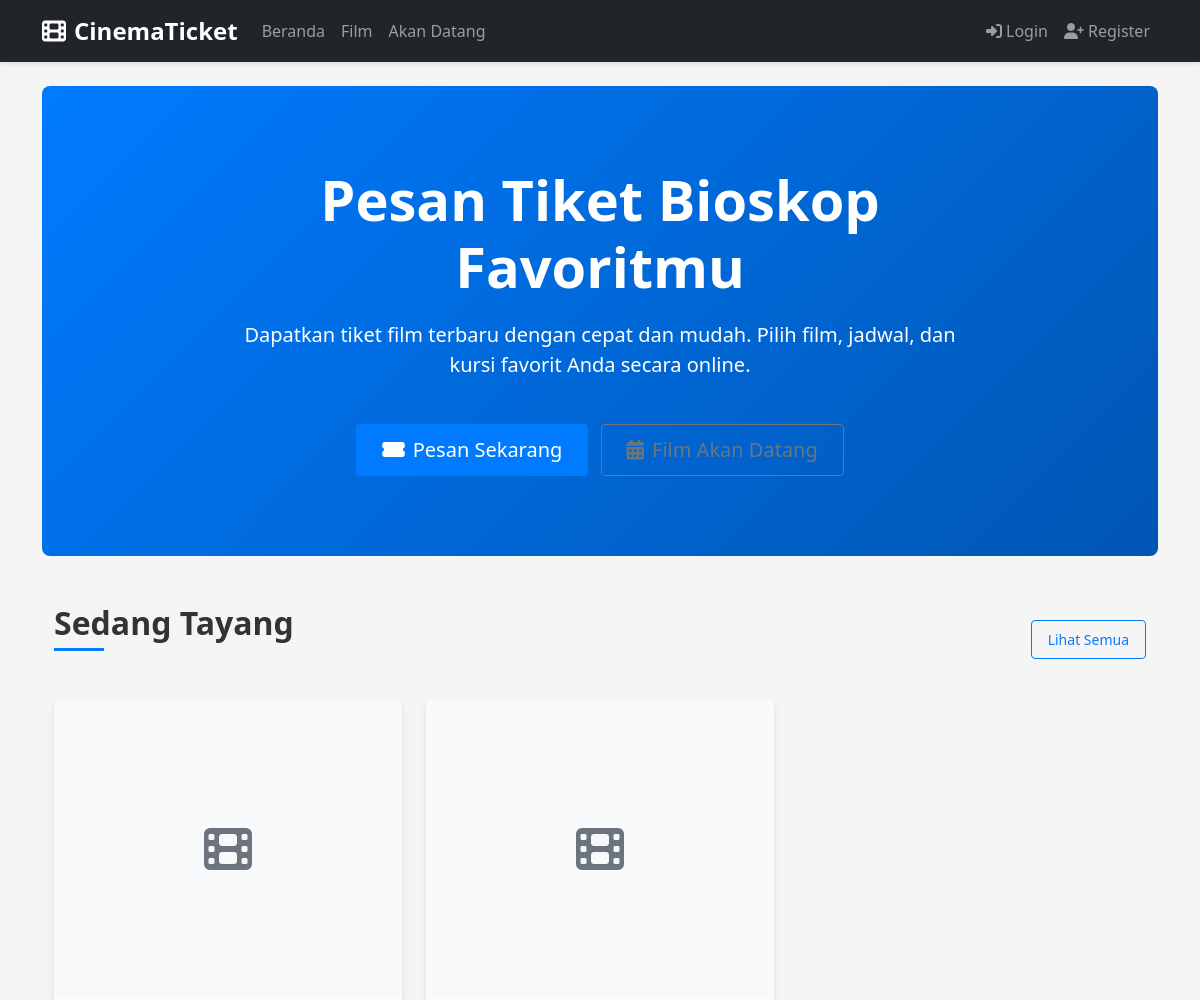
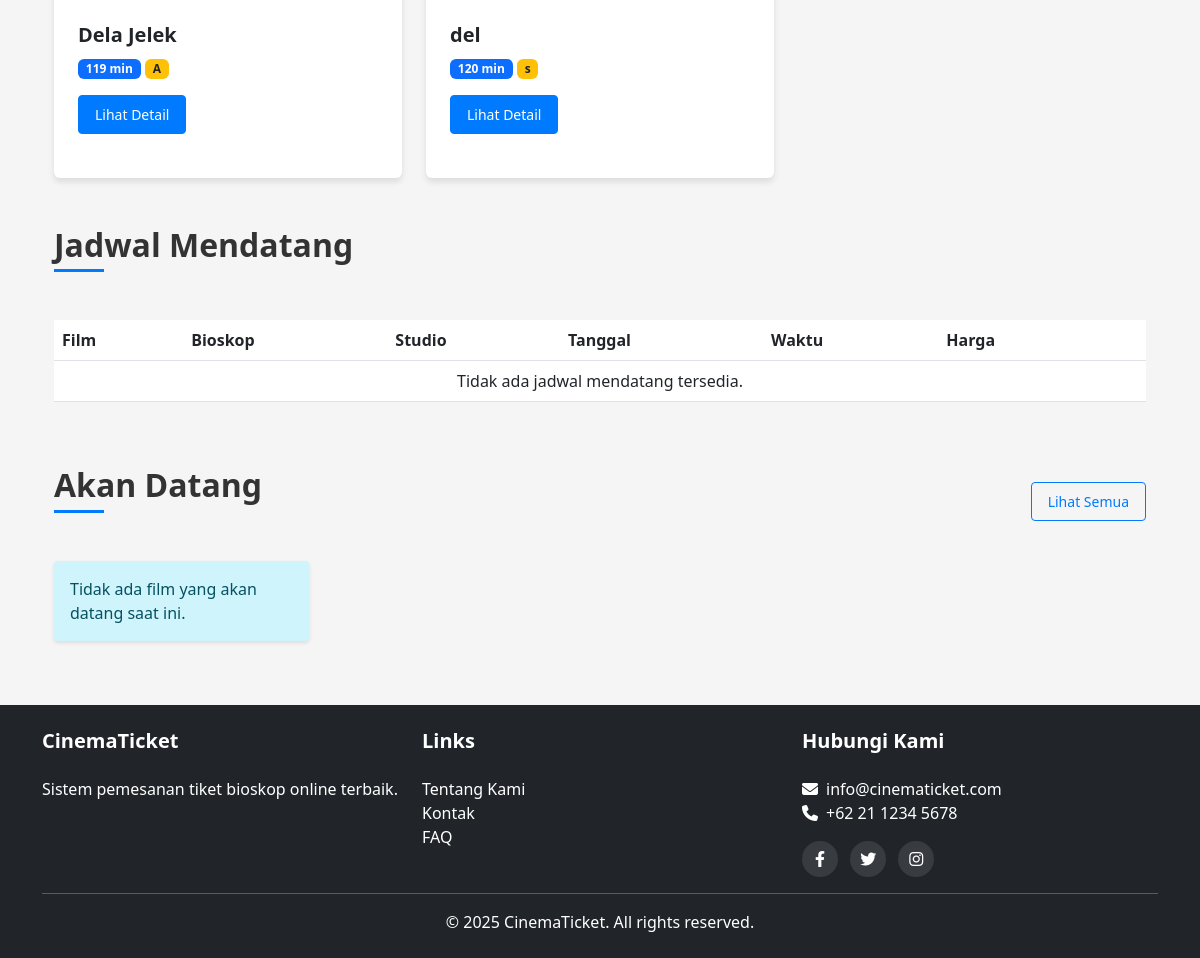
The page / on the database its author committed (2 pictures, top to bottom).
### app/models/movie.py (models this page shows, shortened)
class Movie(db.Model):
    __tablename__ = 'movies'
    id = db.Column(db.Integer, primary_key=True)
    title = db.Column(db.String(200), nullable=False)
    description = db.Column(db.Text, nullable=True)
    duration = db.Column(db.Integer, nullable=False)  # Durasi dalam menit
    release_date = db.Column(db.Date, nullable=True)
    poster_image = db.Column(db.String(255), nullable=True)  # Path ke file poster
    trailer_url = db.Column(db.String(255), nullable=True)
    director = db.Column(db.String(100), nullable=True)
    cast = db.Column(db.Text, nullable=True)
    rating = db.Column(db.String(10), nullable=True)  # Rating film (G, PG, PG-13, R, dll)
    is_showing = db.Column(db.Boolean, default=True)
    created_at = db.Column(db.DateTime, default=datetime.utcnow)
    updated_at = db.Column(db.DateTime, default=datetime.utcnow, onupdate=datetime.utcnow)
    schedules = db.relationship('Schedule', backref='movie', lazy='dynamic', cascade='all, delete-orphan')
    def get_genres_str(self):
        return ', '.join(genre.name for genre in self.genres)

### app/routes/main.py (the view)
@main_bp.route('/')
def index():
    now_showing = Movie.query.filter_by(is_showing=True).order_by(desc(Movie.release_date)).limit(6).all()
    today = datetime.today().date()
    coming_soon = Movie.query.filter(Movie.release_date > today).order_by(Movie.release_date).limit(4).all()
    today_start = datetime.now()
    future_end = (datetime.now() + timedelta(days=2)).replace(hour=23, minute=59, second=59)
    upcoming_schedules = Schedule.query.filter(
        Schedule.start_time.between(today_start, future_end),
        Schedule.is_active == True
    ).order_by(Schedule.start_time).limit(15).all()
    print(f"Total jadwal yang ditampilkan: {len(upcoming_schedules)}")
    for schedule in upcoming_schedules:
        print(f"- {schedule.movie.title} di {schedule.room.theater.name} pada {schedule.start_time.strftime('%d/%m/%Y %H:%M')}")
    genres = Genre.query.all()
    theaters = Theater.query.all()
    return render_template(
        'index.html',
        title='Beranda',
        now_showing=now_showing,
        coming_soon=coming_soon,
        upcoming_schedules=upcoming_schedules,
        genres=genres,
        theaters=theaters
    )

### app/templates/index.html (shortened to what this page needs)
{% extends "base.html" %}
{% block content %}
<section class="hero-section mb-5">
    <div class="container">
        <div class="row">
            <div class="col-lg-8 offset-lg-2 text-center">
                <h1 class="display-4 fw-bold">Pesan Tiket Bioskop Favoritmu</h1>
                <p class="lead">Dapatkan tiket film terbaru dengan cepat dan mudah. Pilih film, jadwal, dan kursi favorit Anda secara online.</p>
                <div class="mt-4">
                    <a href="{{ url_for('movies.list') }}" class="btn btn-primary btn-lg me-2">
                        <i class="fas fa-ticket-alt me-2"></i>Pesan Sekarang
                    </a>
                    <a href="{{ url_for('movies.coming_soon') }}" class="btn btn-outline-secondary btn-lg">
                        <i class="fas fa-calendar-alt me-2"></i>Film Akan Datang
                    </a>
                </div>
            </div>
        </div>
    </div>
</section>
<section class="mb-5">
    <div class="container">
        <div class="d-flex justify-content-between align-items-center mb-4">
            <h2 class="section-title">Sedang Tayang</h2>
            <a href="{{ url_for('movies.list') }}" class="btn btn-sm btn-outline-primary">Lihat Semua</a>
        </div>
        <div class="row row-cols-1 row-cols-md-2 row-cols-lg-3 g-4">
            {% for movie in now_showing %}
            <div class="col">
                <div class="card movie-card h-100">
                    {% if movie.poster_image %}
                    <img src="{{ url_for('static', filename='uploads/' + movie.poster_image) }}" class="card-img-top" alt="{{ movie.title }}">
                    {% else %}
                    <div class="card-img-top placeholder-poster d-flex align-items-center justify-content-center bg-light">
                        <i class="fas fa-film fa-3x text-secondary"></i>
                    </div>
                    {% endif %}
                    <div class="card-body">
                        <h5 class="card-title">{{ movie.title }}</h5>
                        <div class="mb-2">
                            <span class="badge bg-primary">{{ movie.duration }} min</span>
                            {% if movie.rating %}
                            <span class="badge bg-warning text-dark">{{ movie.rating }}</span>
                            {% endif %}
                        </div>
                        <a href="{{ url_for('movies.detail', movie_id=movie.id) }}" class="btn btn-sm btn-primary">Lihat Detail</a>
                    </div>
                </div>
            </div>
            {% else %}
            <div class="col-12">
                <div class="alert alert-info">Tidak ada film yang sedang tayang saat ini.</div>
            </div>
            {% endfor %}
        </div>
    </div>
</section>
<section class="mb-5">
    <div class="container">
        <div class="d-flex justify-content-between align-items-center mb-4">
            <h2 class="section-title">Jadwal Mendatang</h2>
        </div>
        <div class="table-responsive">
            <table class="table table-hover">
                <thead>
                    <tr>
                        <th>Film</th>
                        <th>Bioskop</th>
                        <th>Studio</th>
                        <th>Tanggal</th>
                        <th>Waktu</th>
                        <th>Harga</th>
                        <th></th>
                    </tr>
                </thead>
                <tbody>
                    {% for schedule in upcoming_schedules %}
                    <tr>
                        <td>
                            <a href="{{ url_for('movies.detail', movie_id=schedule.movie.id) }}" class="text-decoration-none">
                                {{ schedule.movie.title }}
                            </a>
                        </td>
                        <td>{{ schedule.room.theater.name }}</td>
                        <td>{{ schedule.room.name }}</td>
                        <td>{{ schedule.formatted_date }}</td>
                        <td>{{ schedule.formatted_time }}</td>
                        <td>Rp {{ "%.0f"|format(schedule.price) }}</td>
                        <td>
                            <a href="{{ url_for('booking.select_seats', schedule_id=schedule.id) }}" class="btn btn-sm btn-primary">
                                <i class="fas fa-ticket-alt me-1"></i>Pesan
                            </a>
                        </td>
                    </tr>
                    {% else %}
                    <tr>
                        <td colspan="7" class="text-center">Tidak ada jadwal mendatang tersedia.</td>
                    </tr>
                    {% endfor %}
                </tbody>
            </table>
        </div>
    </div>
</section>
<section class="mb-5">
    <div class="container">
        <div class="d-flex justify-content-between align-items-center mb-4">
            <h2 class="section-title">Akan Datang</h2>
            <a href="{{ url_for('movies.coming_soon') }}" class="btn btn-sm btn-outline-primary">Lihat Semua</a>
        </div>
        <div class="row row-cols-1 row-cols-md-2 row-cols-lg-4 g-4">
            {% for movie in coming_soon %}
            <div class="col">
                <div class="card movie-card h-100">
                    {% if movie.poster_image %}
                    <img src="{{ url_for('static', filename='uploads/' + movie.poster_image) }}" class="card-img-top" alt="{{ movie.title }}">
                    {% else %}
                    <div class="card-img-top placeholder-poster d-flex align-items-center justify-content-center bg-light">
                        <i class="fas fa-film fa-3x text-secondary"></i>
                    </div>
                    {% endif %}
                    <div class="card-body">
                        <h5 class="card-title">{{ movie.title }}</h5>
                        {% if movie.release_date %}
                        <p class="card-text"><small class="text-muted">Rilis: {{ movie.release_date.strftime('%d %b %Y') }}</small></p>
                        {% endif %}
                        <a href="{{ url_for('movies.detail', movie_id=movie.id) }}" class="btn btn-sm btn-outline-primary">Detail</a>
                    </div>
                </div>
            </div>
            {% else %}
            <div class="col-12">
                <div class="alert alert-info">Tidak ada film yang akan datang saat ini.</div>
            </div>
            {% endfor %}
        </div>
    </div>
</section>
{% endblock %}

### app/static/css/style.css (style rules this page uses)
body { font-family: 'Segoe UI', Tahoma, Geneva, Verdana, sans-serif; background-color: #f5f5f5; color: #333; }
a { text-decoration: none; }
.card { border: none; box-shadow: 0 4px 6px rgba(0, 0, 0, 0.1); transition: transform 0.3s, box-shadow 0.3s; margin-bottom: 20px; }
.hero-section { background: linear-gradient(135deg, #007bff 0%, #0056b3 100%); color: white; padding: 80px 0; border-radius: 0; margin-top: 0; margin-bottom: 40px; }
.hero-section h1 { margin-bottom: 20px; }
.hero-section .btn { margin-top: 20px; padding: 10px 25px; font-weight: 500; }
.movie-card { overflow: hidden; transition: transform 0.3s, box-shadow 0.3s; }
.movie-card .card-img-top { height: 300px; object-fit: cover; transition: transform 0.5s; }
.movie-card .card-body { padding: 1.5rem; }
.movie-card .card-title { font-weight: bold; margin-bottom: 0.5rem; }
.btn { border-radius: 4px; padding: 8px 16px; font-weight: 500; transition: all 0.3s; }
.btn-primary { background-color: #007bff; border-color: #007bff; }
.btn-outline-primary { color: #007bff; border-color: #007bff; }
.section-title { position: relative; margin-bottom: 1.5rem; padding-bottom: 0.5rem; font-weight: bold; }
.section-title:after { content: ''; position: absolute; bottom: 0; left: 0; width: 50px; height: 3px; background-color: #007bff; }
.alert { border: none; border-radius: 4px; box-shadow: 0 2px 4px rgba(0, 0, 0, 0.1); }

### app/templates/index.html (style rules this page uses)
.hero-section { padding: 5rem 0; background-color: #f8f9fa; border-radius: 0.5rem; margin-top: 1rem; }
.movie-card { transition: transform 0.3s; box-shadow: 0 4px 6px rgba(0, 0, 0, 0.1); }
.card-img-top { height: 300px; object-fit: cover; }
.placeholder-poster { height: 300px; }
.section-title { position: relative; padding-bottom: 0.5rem; }
.section-title::after { content: ''; position: absolute; left: 0; bottom: 0; width: 50px; height: 3px; background-color: #007bff; }

### rows shown on the page
Movie: title "Dela Jelek", duration "119", rating "A"
Movie: title "del", duration "120", rating "s"
